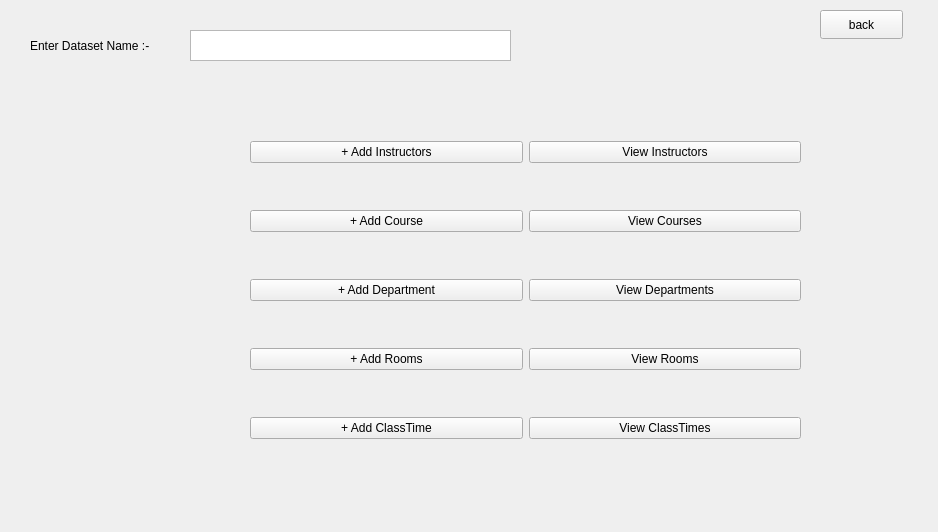
<?xml version="1.0" encoding="UTF-8"?>
<ui version="4.0">
 <class>InsertData</class>
 <widget class="QMainWindow" name="InsertData">
  <property name="geometry">
   <rect>
    <x>0</x>
    <y>0</y>
    <width>938</width>
    <height>532</height>
   </rect>
  </property>
  <property name="windowTitle">
   <string>InsertData</string>
  </property>
  <widget class="QWidget" name="centralwidget">
   <widget class="QPushButton" name="pushButton_back">
    <property name="geometry">
     <rect>
      <x>820</x>
      <y>10</y>
      <width>83</width>
      <height>29</height>
     </rect>
    </property>
    <property name="text">
     <string>back</string>
    </property>
   </widget>
   <widget class="QLabel" name="label">
    <property name="geometry">
     <rect>
      <x>30</x>
      <y>25</y>
      <width>151</width>
      <height>41</height>
     </rect>
    </property>
    <property name="text">
     <string>Enter Dataset Name :- </string>
    </property>
    <property name="buddy">
     <cstring>textEdit</cstring>
    </property>
   </widget>
   <widget class="QTextEdit" name="textEdit">
    <property name="geometry">
     <rect>
      <x>190</x>
      <y>30</y>
      <width>321</width>
      <height>31</height>
     </rect>
    </property>
   </widget>
   <widget class="QWidget" name="">
    <property name="geometry">
     <rect>
      <x>250</x>
      <y>100</y>
      <width>551</width>
      <height>381</height>
     </rect>
    </property>
    <layout class="QVBoxLayout" name="verticalLayout">
     <item>
      <layout class="QHBoxLayout" name="horizontalLayout">
       <item>
        <widget class="QPushButton" name="pushButton">
         <property name="text">
          <string>+ Add Instructors</string>
         </property>
        </widget>
       </item>
       <item>
        <widget class="QPushButton" name="pushButton_2">
         <property name="text">
          <string>View Instructors</string>
         </property>
        </widget>
       </item>
      </layout>
     </item>
     <item>
      <layout class="QHBoxLayout" name="horizontalLayout_2">
       <item>
        <widget class="QPushButton" name="pushButton_4">
         <property name="text">
          <string>+ Add Course</string>
         </property>
        </widget>
       </item>
       <item>
        <widget class="QPushButton" name="pushButton_3">
         <property name="text">
          <string>View Courses</string>
         </property>
        </widget>
       </item>
      </layout>
     </item>
     <item>
      <layout class="QHBoxLayout" name="horizontalLayout_3">
       <item>
        <widget class="QPushButton" name="pushButton_6">
         <property name="text">
          <string>+ Add Department</string>
         </property>
        </widget>
       </item>
       <item>
        <widget class="QPushButton" name="pushButton_5">
         <property name="text">
          <string>View Departments</string>
         </property>
        </widget>
       </item>
      </layout>
     </item>
     <item>
      <layout class="QHBoxLayout" name="horizontalLayout_4">
       <item>
        <widget class="QPushButton" name="pushButton_8">
         <property name="text">
          <string>+ Add Rooms</string>
         </property>
        </widget>
       </item>
       <item>
        <widget class="QPushButton" name="pushButton_7">
         <property name="text">
          <string>View Rooms</string>
         </property>
        </widget>
       </item>
      </layout>
     </item>
     <item>
      <layout class="QHBoxLayout" name="horizontalLayout_5">
       <item>
        <widget class="QPushButton" name="pushButton_10">
         <property name="text">
          <string>+ Add ClassTime</string>
         </property>
        </widget>
       </item>
       <item>
        <widget class="QPushButton" name="pushButton_9">
         <property name="text">
          <string>View ClassTimes</string>
         </property>
        </widget>
       </item>
      </layout>
     </item>
    </layout>
   </widget>
  </widget>
 </widget>
 <resources/>
 <connections/>
</ui>
